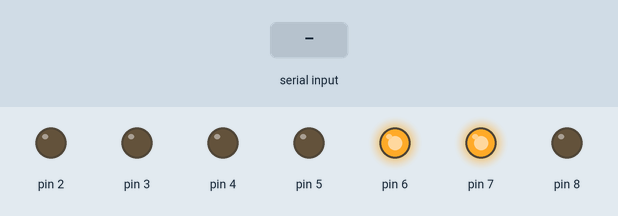
Simulated run of this program. Board: Arduino Uno, built with avr-gcc and run on an emulated ATmega328P. On the bench: output pins drawn as LEDs (lit = HIGH). The test bench sets the inputs (shaded band). What the program prints to the serial monitor is not drawn.

Above: at 1.2 s.
1.3 s: "90,45\n" received over Serial
2.8 s: "30,150\n" received over Serial
Timing chart, 0 to 5.8 s (numbered marks = the images above; inputs shaded):
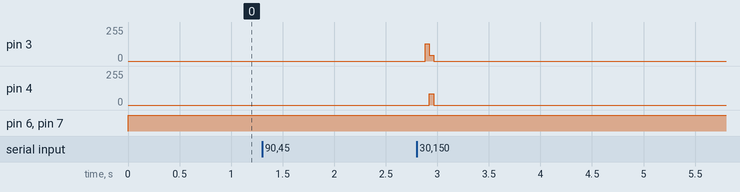

Measured:
- after the input at 1.3 s, every drawn part: stays the same
- after the input at 2.8 s, pin 3: 0/255 → 128/255 after 0.08 s, → 43/255 0.04 s later, → 0/255 0.04 s later; pin 4: 0/255 → 86/255 after 0.12 s, → 0/255 0.04 s later

The program:

main.cpp
```cpp
#include <Arduino.h>
#include "Stew.h"
#include "ArduinoShield.h"

typedef uint8_t  uint8;
typedef uint16_t uint16;
typedef uint32_t uint32;
typedef int8_t  int8;
typedef int16_t int16;
typedef int32_t int32;

static int32 numberOfPulses1=0;
static int32 numberOfPulses2=0;
static int32 i=0;

void setup() {
    initDriver();
}

void loop() {
    Serial.print("Elapsed: ");
    Serial.println(i);

    testDirectionChannelY();
    testDirectionChannelZ();

    Serial.println("Get pulses Y: ");
    numberOfPulses1=getSerialString().toInt();
    Serial.println("Get pulses Z: ");
    numberOfPulses2=getSerialString().toInt();

    runMotorChannelY(numberOfPulses1);
    runMotorChannelZ(numberOfPulses2);

    i++;
}
```
